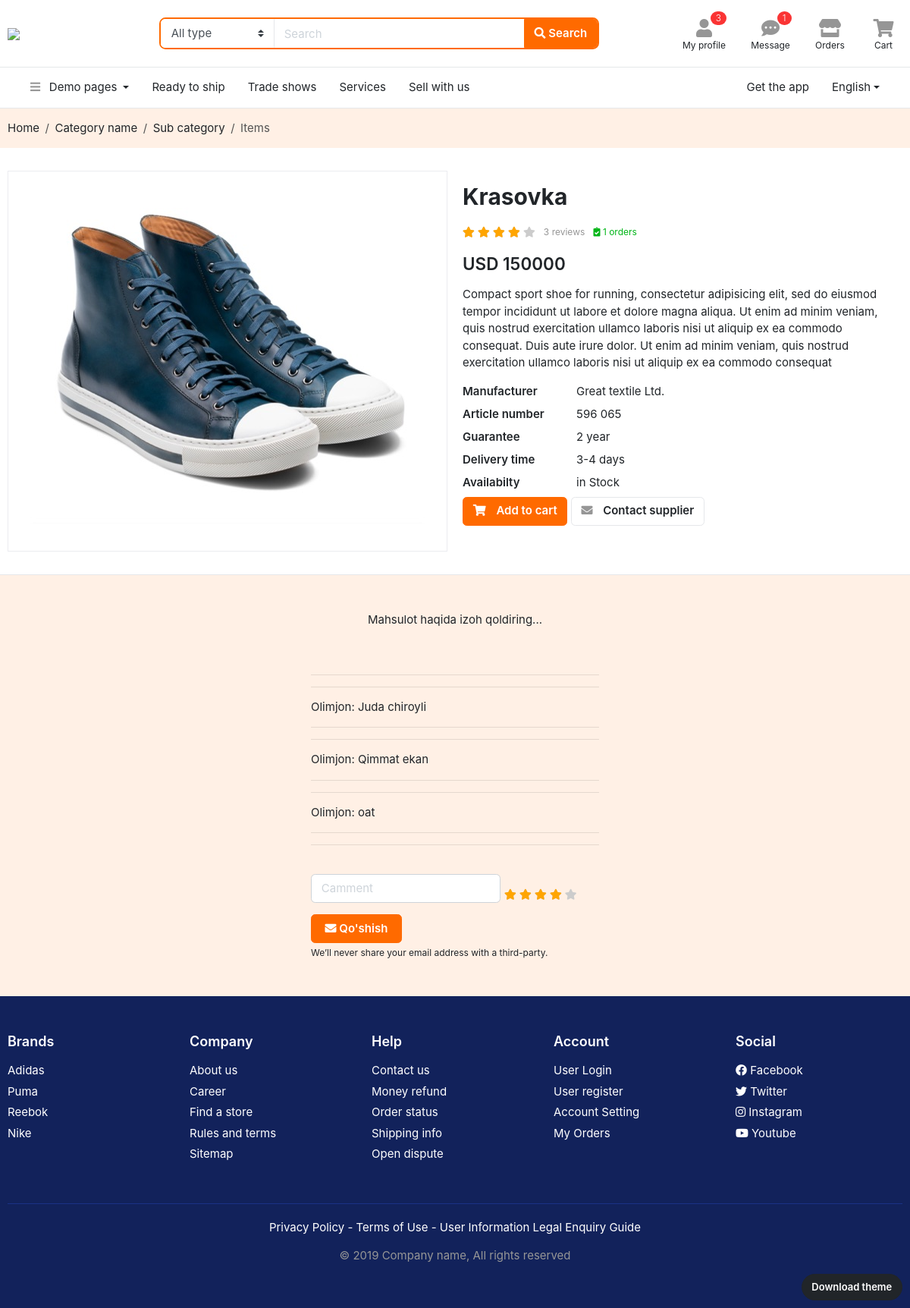
The page /mahsulot/2/ on the database its author committed.
### Alistyleapp/models.py (models this page shows, shortened)
class Media(models.Model):
    rasm = models.FileField()
    mahsulot = models.ForeignKey(Mahsulot, on_delete=models.SET_NULL, null=True, related_name="mahsulot_medialar")

class Mahsulot(models.Model):
    nom = models.CharField(max_length=50)
    narx = models.PositiveSmallIntegerField()
    ishlab_ch = models.CharField(max_length=100)
    kafolat = models.CharField(max_length=60)
    yetkazish = models.CharField(max_length=50)
    olchov = models.CharField(max_length=10, blank=True)
    min_buyurtma = models.CharField(max_length=10, blank=True)
    mavjud = models.BooleanField(default=True)
    batafsil = models.TextField()
    chegirma = models.PositiveSmallIntegerField(default=0)
    ichki = models.ForeignKey(Ichki, on_delete=models.SET_NULL, null=True, related_name="ichki_mahsulotlar")

class Comment(models.Model):
    mijoz = models.ForeignKey(Account, on_delete=models.SET_NULL, null=True)
    mahsulot = models.ForeignKey(Mahsulot, on_delete=models.SET_NULL, null=True
                                 )
    izoh = models.CharField(max_length=300)
    baho = models.PositiveSmallIntegerField(default=4)
    sana = models.DateField(auto_now_add=True)

### Userapp/models.py (models this page shows, shortened)
class Account(models.Model):
    ism = models.CharField(max_length=70)
    familya = models.CharField(max_length=70)
    email = models.EmailField()
    mamlakat = models.CharField(max_length=30)
    shahar = models.CharField(max_length=30)
    user = models.OneToOneField(User, on_delete=models.CASCADE, related_name="userlar")

### Alistyleapp/views.py (the view, shortened to what this page needs)
# urls.py: path('mahsulot/<int:pk>/', MahsulotView.as_view(), name="mahsulot"),
class MahsulotView(View):
    def get(self, request,pk):
        m = Mahsulot.objects.get(id = pk)
        s = Savat.objects.filter(mahsulot=m)
        buyurtmalar = Buyurtma.objects.filter(savat__in=s)
        data = {
            "mahsulot": m,
            "comments": Comment.objects.filter(mahsulot=m)[:10],
            "comment_soni": Comment.objects.filter(mahsulot=m).count(),
            "buyurtma_soni": len(buyurtmalar)
        }
        return render(request, "page-detail-product.html", data)

### templates/page-detail-product.html (shortened to what this page needs)
<!DOCTYPE HTML>
<html lang="en">
{% load static %}
<head>
<link href="{% static 'css/bootstrap.css' %}" rel="stylesheet" type="text/css"/>
<link href="{% static 'fonts/fontawesome/css/all.min.css' %}" type="text/css" rel="stylesheet">
<link href="{% static 'css/ui.css' %}" rel="stylesheet" type="text/css"/>
<link href="{% static 'css/responsive.css' %}" rel="stylesheet" type="text/css" />
</head>
<body>
<a href="{% static 'bootstrap-ecommerce.com/page-themes.html' %}" class="btn btn-dark rounded-pill" style="font-size:13px; z-index:100; position: fixed; bottom:10px; right:10px;">Download theme</a>
<header class="section-header">
<section class="header-main border-bottom">
  <div class="container">
    <div class="row align-items-center">
      <div class="col-xl-2 col-lg-3 col-md-12">
        <a href="{% static 'bootstrap-ecommerce.com' %}" class="brand-wrap">
          <img class="logo" src="images/logo.png">
        </a>
      </div>
      <div class="col-xl-6 col-lg-5 col-md-6">
        <form action="#" class="search-header">
          <div class="input-group w-100">
            <select class="custom-select border-right"  name="category_name">
                <option value="">All type</option><option value="codex">Special</option>
            </select>
              <input type="text" class="form-control" placeholder="Search">
              <div class="input-group-append">
                <button class="btn btn-primary" type="submit">
                  <i class="fa fa-search"></i> Search
                </button>
              </div>
            </div>
        </form>
      </div>
      <div class="col-xl-4 col-lg-4 col-md-6">
        <div class="widgets-wrap float-md-right">
          <div class="widget-header mr-3">
            <a href="#" class="widget-view">
              <div class="icon-area">
                <i class="fa fa-user"></i>
                <span class="notify">3</span>
              </div>
              <small class="text"> My profile </small>
            </a>
          </div>
          <div class="widget-header mr-3">
            <a href="#" class="widget-view">
              <div class="icon-area">
                <i class="fa fa-comment-dots"></i>
                <span class="notify">1</span>
              </div>
              <small class="text"> Message </small>
            </a>
          </div>
          <div class="widget-header mr-3">
            <a href="/tanlangan/" class="widget-view">
              <div class="icon-area">
                <i class="fa fa-store"></i>
              </div>
              <small class="text"> Orders </small>
            </a>
          </div>
          <div class="widget-header">
            <a href="/savat/" class="widget-view">
              <div class="icon-area">
                <i class="fa fa-shopping-cart"></i>
              </div>
              <small class="text"> Cart </small>
            </a>
          </div>
        </div>
      </div>
    </div>
  </div>
</section>
<nav class="navbar navbar-main navbar-expand-lg border-bottom">
  <div class="container">
    <div class="collapse navbar-collapse" id="main_nav">
      <ul class="navbar-nav">
        <li class="nav-item dropdown">
          <a class="nav-link dropdown-toggle" data-toggle="dropdown" href="#"> <i class="fa fa-bars text-muted mr-2"></i> Demo pages </a>
        </li>
        <li class="nav-item">
           <a class="nav-link" href="#">Ready to ship</a>
        </li>
        <li class="nav-item">
          <a class="nav-link" href="#">Trade shows</a>
        </li>
        <li class="nav-item">
          <a class="nav-link" href="#">Services</a>
        </li>
        <li class="nav-item">
          <a class="nav-link" href="#">Sell with us</a>
        </li>
      </ul>
      <ul class="navbar-nav ml-md-auto">
          <li class="nav-item">
            <a class="nav-link" href="#">Get the app</a>
          </li>
        <li class="nav-item dropdown">
          <a class="nav-link dropdown-toggle" href="{% static 'example.com' %}" data-toggle="dropdown">English</a>
        </li>
     </ul>
    </div>
  </div>
</nav>
</header>
<section class="py-3 bg-light">
  <div class="container">
    <ol class="breadcrumb">
        <li class="breadcrumb-item"><a href="#">Home</a></li>
        <li class="breadcrumb-item"><a href="#">Category name</a></li>
        <li class="breadcrumb-item"><a href="#">Sub category</a></li>
        <li class="breadcrumb-item active" aria-current="page">Items</li>
    </ol>
  </div>
</section>
<section class="section-content bg-white padding-y">
<div class="container">
	<div class="row">
		<aside class="col-md-6">
<div class="card">
<article class="gallery-wrap">
	<div class="img-big-wrap">
        {% for media in mahsulot.mahsulot_medialar.all|slice:':1' %}
        <div><a href="#"><img src="{{media.rasm.url}}"></a></div>
        {% endfor %}
	</div>
</article>
</div>
		</aside>
		<main class="col-md-6">
<article class="product-info-aside">
<h2 class="title mt-3">{{mahsulot.nom}}</h2>
<div class="rating-wrap my-3">
	<ul class="rating-stars">
		<li style="width:80%" class="stars-active">
			<i class="fa fa-star"></i> <i class="fa fa-star"></i>
			<i class="fa fa-star"></i> <i class="fa fa-star"></i>
		</li>
		<li>
			<i class="fa fa-star"></i> <i class="fa fa-star"></i>
			<i class="fa fa-star"></i> <i class="fa fa-star"></i>
			<i class="fa fa-star"></i>
		</li>
	</ul>
	<small class="label-rating text-muted">{{comment_soni}} reviews</small>
	<small class="label-rating text-success"> <i class="fa fa-clipboard-check"></i> {{buyurtma_soni}} orders </small>
</div>
<div class="mb-3">
	<var class="price h4">USD {{mahsulot.narx}}</var>
</div>
<p>Compact sport shoe for running, consectetur adipisicing elit, sed do eiusmod
tempor incididunt ut labore et dolore magna aliqua. Ut enim ad minim veniam,
quis nostrud exercitation ullamco laboris nisi ut aliquip ex ea commodo
consequat. Duis aute irure dolor. Ut enim ad minim veniam,
quis nostrud exercitation ullamco laboris nisi ut aliquip ex ea commodo
consequat </p>
<dl class="row">
  <dt class="col-sm-3">Manufacturer</dt>
  <dd class="col-sm-9"><a href="#">Great textile Ltd.</a></dd>
  <dt class="col-sm-3">Article number</dt>
  <dd class="col-sm-9">596 065</dd>
  <dt class="col-sm-3">Guarantee</dt>
  <dd class="col-sm-9">2 year</dd>
  <dt class="col-sm-3">Delivery time</dt>
  <dd class="col-sm-9">3-4 days</dd>
  <dt class="col-sm-3">Availabilty</dt>
  <dd class="col-sm-9">in Stock</dd>
</dl>
			<a href="/savat/{{mahsulot.id}}/"  class="btn  btn-primary">
				<i class="fas fa-shopping-cart"></i> <span class="text">Add to cart</span>
			</a>
			<a href="#" class="btn btn-light">
        <i class="fas fa-envelope"></i> <span class="text">Contact supplier</span>
			</a>
		</div>
	</div>
</section>
<section class="padding-y-lg bg-light border-top">
<div class="container">
<p class="pb-2 text-center">Mahsulot haqida izoh qoldiring...</p>
<div class="row justify-content-md-center">
  <div class="col-lg-4 col-sm-6">
    <br>
    <hr>
    {% for comment in comments %}
      <hr>
    <p>{{comment.mijoz.ism}}: {{comment.izoh}}</p>
      <hr>
    {% endfor %}
    <hr>
    <br>
<form class="form-row" action="/mahsulot/{{mahsulot.id}}/" method="post">{%csrf_token%}
    <div class="col-8">
    <input class="form-control" placeholder="Camment" type="text" name="c">
    </div>
    <div class="rating-wrap my-3">
	<ul class="rating-stars">
		<li style="width:80%" class="stars-active">
			<i class="fa fa-star"></i> <i class="fa fa-star"></i>
			<i class="fa fa-star"></i> <i class="fa fa-star"></i>
		</li>
		<li>
			<i class="fa fa-star"></i> <i class="fa fa-star"></i>
			<i class="fa fa-star"></i> <i class="fa fa-star"></i>
			<i class="fa fa-star"></i>
		</li>
	</ul>
    </div>
    <div class="col-4">
    <button type="submit" class="btn btn-block btn-warning"> <i class="fa fa-envelope"></i> Qo'shish </button>
    </div>
</form>
<small class="form-text">We’ll never share your email address with a third-party. </small>
  </div>
</div>
</div>
</section>
<footer class="section-footer bg-secondary">
  <div class="container">
    <section class="footer-top padding-y-lg text-white">
      <div class="row">
        <aside class="col-md col-6">
          <h6 class="title">Brands</h6>
          <ul class="list-unstyled">
            <li> <a href="#">Adidas</a></li>
            <li> <a href="#">Puma</a></li>
            <li> <a href="#">Reebok</a></li>
            <li> <a href="#">Nike</a></li>
          </ul>
        </aside>
        <aside class="col-md col-6">
          <h6 class="title">Company</h6>
          <ul class="list-unstyled">
            <li> <a href="#">About us</a></li>
            <li> <a href="#">Career</a></li>
            <li> <a href="#">Find a store</a></li>
            <li> <a href="#">Rules and terms</a></li>
            <li> <a href="#">Sitemap</a></li>
          </ul>
        </aside>
        <aside class="col-md col-6">
          <h6 class="title">Help</h6>
          <ul class="list-unstyled">
            <li> <a href="#">Contact us</a></li>
            <li> <a href="#">Money refund</a></li>
            <li> <a href="#">Order status</a></li>
            <li> <a href="#">Shipping info</a></li>
            <li> <a href="#">Open dispute</a></li>
          </ul>
        </aside>
        <aside class="col-md col-6">
          <h6 class="title">Account</h6>
          <ul class="list-unstyled">
            <li> <a href="#"> User Login </a></li>
            <li> <a href="#"> User register </a></li>
            <li> <a href="#"> Account Setting </a></li>
            <li> <a href="#"> My Orders </a></li>
          </ul>
        </aside>
        <aside class="col-md">
          <h6 class="title">Social</h6>
          <ul class="list-unstyled">
            <li><a href="#"> <i class="fab fa-facebook"></i> Facebook </a></li>
            <li><a href="#"> <i class="fab fa-twitter"></i> Twitter </a></li>
            <li><a href="#"> <i class="fab fa-instagram"></i> Instagram </a></li>
            <li><a href="#"> <i class="fab fa-youtube"></i> Youtube </a></li>
          </ul>
        </aside>
      </div>
    </section>
    <section class="footer-bottom text-center">
        <p class="text-white">Privacy Policy - Terms of Use - User Information Legal Enquiry Guide</p>
        <p class="text-muted"> &copy 2019 Company name, All rights reserved </p>
        <br>
    </section>
  </div>
</footer>
</body>
</html>

### static/css/ui.css (style rules this page uses)
html { font-family:'Inter', sans-serif;font-size:15px }
.padding-y { padding-top:30px;padding-bottom:30px }
.padding-y-lg { padding-top:48px;padding-bottom:48px }
var { font-style:normal }
article:after,.form-group:after { display:block;clear:both;content:"" }
.bg-white { background-color:#fff }
.section-header { background-color:#fff;-webkit-box-shadow:0 0 3px rgba(51,51,51,0.15);box-shadow:0 0 3px rgba(51,51,51,0.15) }
.header-main { position:relative;padding-top:1rem;padding-bottom:1rem }
.brand-wrap .logo,.navbar-brand .logo { margin-right:7px;max-height:34px;display:inline-block }
.search-header { border:2px solid #ff6a00;border-radius:.55rem }
.search-header .form-control,.search-header .custom-select { border-color:transparent }
.search-header select { -ms-flex-preferred-size:150px !important;flex-basis:150px !important;-webkit-box-flex:0 !important;-ms-flex-positive:0 !important;flex-grow:0 !important }
.widget-header { display:inline-block;vertical-align:middle;position:relative }
.widget-header .widget-view { padding:5px 7px;display:inline-block;position:relative;text-align:center }
.widget-header .icon-area { font-size:24px;display:inline-block;width:36px;height:30px;color:#969696 }
.widget-header .icon-area .notify { position:absolute;top:0px;right:8% }
.widget-header .text { max-width:80px;overflow:hidden;text-overflow:ellipsis;white-space:nowrap;display:block;line-height:1.2 }
.widget-header a { color:#212529 }
.section-footer ul li { margin-bottom:5px }
.section-footer ul a { color:inherit }
.section-footer .title { font-weight:600;margin-bottom:16px;font-size:18px }
.footer-bottom { padding-top:20px;padding-bottom:20px;border-top:1px solid #1a3286 }
.btn-light { background-color:#fff;border-color:#e5e7ea }
.btn-light i { color:#969696 }
.btn i+.text { margin-left:10px }
dl[class="row"] { margin-bottom:0 }
[class*="list-"] li:after { visibility:hidden;display:block;content:"";overflow:hidden;height:0;clear:both }
.notify { position:absolute;top:-4px;right:-10px;display:inline-block;padding:.25em .6em;font-size:12px;line-height:1;text-align:center;font-weight:300;border-radius:3rem;color:#fff;background-color:#fa3434 }
.price { font-weight:600;color:#212529 }
.label-rating { margin-left:7px;display:inline-block;vertical-align:middle }
.rating-stars { display:inline-block;vertical-align:middle;list-style:none;margin:0;padding:0;position:relative;white-space:nowrap;clear:both }
.rating-stars i { font-size:14px;color:#ccc;display:inline }
.rating-stars li { display:block;text-overflow:clip;white-space:nowrap;z-index:1 }
.rating-stars li.stars-active { z-index:2;position:absolute;top:0;left:0;overflow:hidden }
.rating-stars li.stars-active i { color:orange }
body { background-color:#f6f7f9 }
.gallery-wrap .img-big-wrap { margin-bottom:10px;border-radius:.37rem;overflow:hidden;background-color:#fff }
.gallery-wrap .img-big-wrap a { text-align:center;display:block }
.gallery-wrap .img-big-wrap img { height:480px;width:auto;display:inline-block;cursor:-webkit-zoom-in;cursor:zoom-in }

### rows shown on the page
Media: rasm (picture)
Mahsulot: nom "Krasovka", narx "150000"
Comment: mijoz.ism "Olimjon", izoh "Juda chiroyli"
Comment: mijoz.ism "Olimjon", izoh "Qimmat ekan"
Comment: mijoz.ism "Olimjon", izoh "oat"

### other values the page prints
{{ comment_soni }} "3"
{{ buyurtma_soni }} "1"
